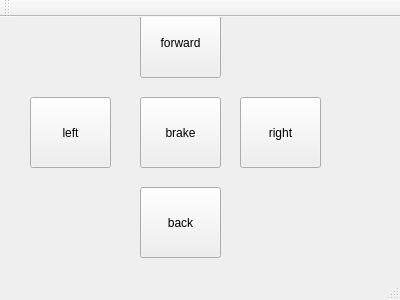
<?xml version="1.0" encoding="UTF-8"?>
<ui version="4.0">
 <class>interface_control</class>
 <widget class="QMainWindow" name="interface_control">
  <property name="geometry">
   <rect>
    <x>0</x>
    <y>0</y>
    <width>400</width>
    <height>300</height>
   </rect>
  </property>
  <property name="windowTitle">
   <string>interface_control</string>
  </property>
  <widget class="QWidget" name="centralWidget">
   <widget class="QPushButton" name="pushButton_2">
    <property name="geometry">
     <rect>
      <x>140</x>
      <y>-10</y>
      <width>81</width>
      <height>71</height>
     </rect>
    </property>
    <property name="text">
     <string>forward</string>
    </property>
   </widget>
   <widget class="QPushButton" name="pushButton_3">
    <property name="geometry">
     <rect>
      <x>30</x>
      <y>80</y>
      <width>81</width>
      <height>71</height>
     </rect>
    </property>
    <property name="text">
     <string>left</string>
    </property>
   </widget>
   <widget class="QPushButton" name="pushButton_4">
    <property name="geometry">
     <rect>
      <x>140</x>
      <y>80</y>
      <width>81</width>
      <height>71</height>
     </rect>
    </property>
    <property name="text">
     <string>brake</string>
    </property>
   </widget>
   <widget class="QPushButton" name="pushButton_5">
    <property name="geometry">
     <rect>
      <x>140</x>
      <y>170</y>
      <width>81</width>
      <height>71</height>
     </rect>
    </property>
    <property name="text">
     <string>back</string>
    </property>
   </widget>
   <widget class="QPushButton" name="pushButton_6">
    <property name="geometry">
     <rect>
      <x>240</x>
      <y>80</y>
      <width>81</width>
      <height>71</height>
     </rect>
    </property>
    <property name="text">
     <string>right</string>
    </property>
   </widget>
  </widget>
  <widget class="QMenuBar" name="menuBar">
   <property name="geometry">
    <rect>
     <x>0</x>
     <y>0</y>
     <width>400</width>
     <height>27</height>
    </rect>
   </property>
  </widget>
  <widget class="QToolBar" name="mainToolBar">
   <attribute name="toolBarArea">
    <enum>TopToolBarArea</enum>
   </attribute>
   <attribute name="toolBarBreak">
    <bool>false</bool>
   </attribute>
  </widget>
  <widget class="QStatusBar" name="statusBar"/>
 </widget>
 <layoutdefault spacing="6" margin="11"/>
 <resources/>
 <connections/>
</ui>
